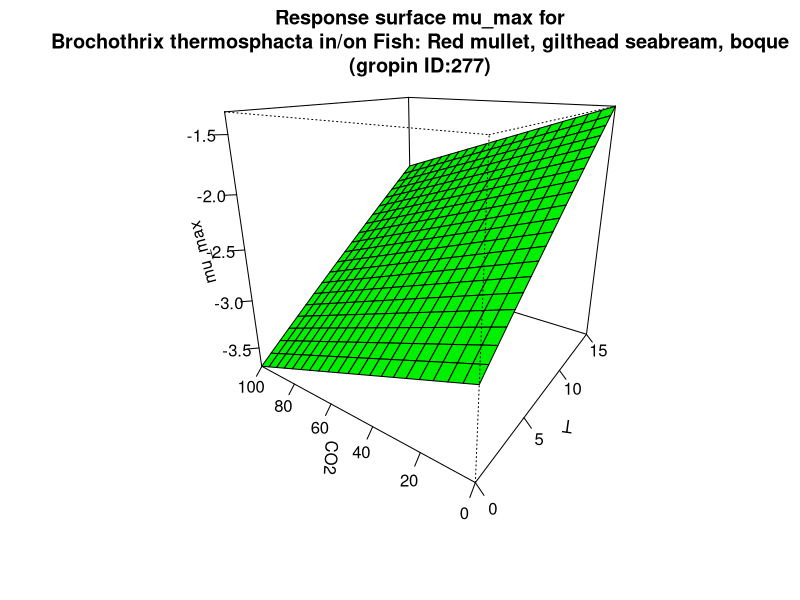

This figure's R source:
#############################
# start of Parameter script
#############################
T <- seq(0,15.015,length.out=21)
CO2 <- seq(0,100.1,length.out=21)
#############################
# end of Parameter script
#############################
############################# 
# start of Model script Gropin ID 277 
#############################
 
# constant coefficients for this model
mref <- 0.0556
dco2 <- 0.00815
Ea <- 68.2
 
variables <- data.frame(T,CO2)
argumentsPar <- expand.grid(variables)
 
# heart of the model
response_surface <- function(T,CO2) {
   mumax <-(log(mref)-(dco2*CO2)+(Ea/0.00831)*((1/273)-(1/(T+273))))

return(mumax=mumax)
} 

# output parameters
mumax <- cbind(argumentsPar,response_surface(argumentsPar['T'],argumentsPar['CO2']))
colnames(mumax) <- c(colnames(argumentsPar),'mumax')
#############################
# End of Model script
#############################
############################# 
# start of Visualisation script Gropin ID 277 
#############################
persp(T,CO2,matrix(unlist(mumax$mumax),nrow=21),col = 'green',xlab='T',ylab='CO2',zlab='mu_max',main='Response surface mu_max for
Brochothrix thermosphacta in/on Fish: Red mullet, gilthead seabream, boque
(gropin ID:277)',theta=305,phi=20,shade=0.25,ticktype = 'detailed')
#############################
# End of Visualisation script
#############################
